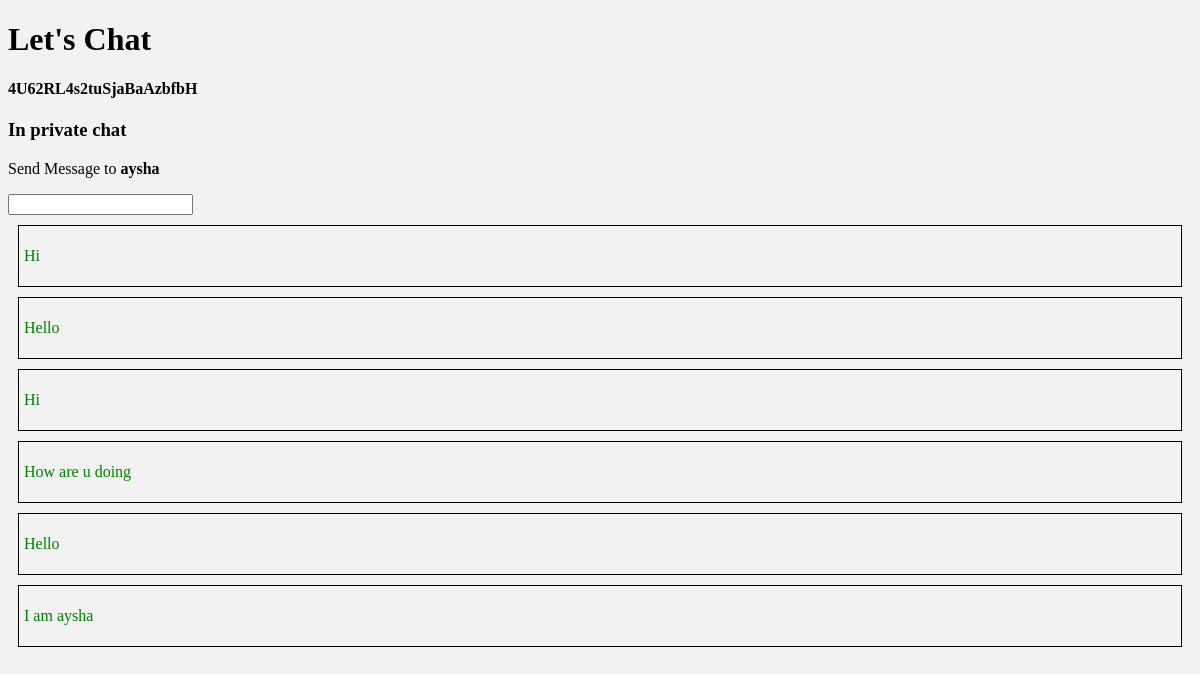
The app's page /chat/getchatroom/4U62RL4s2tuSjaBaAzbfbH with its own data.
### chat/models.py (models this page shows, shortened)
class ChatRoom(models.Model):
    chatUuid = ShortUUIDField(primary_key = True)
    user1 = models.ForeignKey(User,null=True,default=None,related_name='user1', on_delete=models.CASCADE)
    user2 = models.ForeignKey(User,null=True,default=None, related_name='user2', on_delete=models.CASCADE)

class Message(models.Model):
    time = models.DateTimeField(auto_now=True)
    chatRoom =  models.ForeignKey('ChatRoom', on_delete=models.CASCADE)
    sender = models.ForeignKey(User,null=True,default=None, on_delete=models.CASCADE)
    message = models.CharField(max_length=225)

### chat/views.py (the view)
# urls.py: path('getchatroom/<str:chatUuid>',views.getChatRoom, name='get_chatroom'),
def getChatRoom(request,chatUuid):
    obj = ChatRoom.objects.get(chatUuid = chatUuid)
    if obj.user1 != request.user:
        recvr = obj.user1
    elif obj.user2 != request.user:
        recvr = obj.user2
    chats = Message.objects.filter(chatRoom_id = chatUuid)
    print("chats: ",chats)
    context = {
        'obj':obj,
        'personobj' : recvr,
        'chats':chats
    }
    return render(request,'chat/chat.html',context)

### chat/templates/chat/chat.html (shortened to what this page needs)
{% extends 'chat/lobby.html' %}
{% block content %}
  <h4>{{obj.chatUuid}}</h4>
  <h3>In private chat</h3>
    <p>Send Message to <b>{{personobj.username}}</b></p>
    <form action = "." method='post'id="form">
      <input type="text" name="message" />
    </form>
  <div id = "messages">
    {% for message in chats %}
       {% if message.sender.id == request.user.id %}
          <div class="sent">
            <p class="message">{{message.message}}</p>
          </div>
        {% else%}
          <div class="received">
            <p class="message">{{message.message}}</p>
          </div>
        {% endif %}
    {% endfor %}
  </div>
{% endblock %}

### chat/static/chat/styles.css (style rules this page uses)
body { background-color: #f2f2f2; }
.received { color:green; border:0.5px solid black; margin:10px; padding:5px; }

### records on screen
ChatRoom: chatUuid "4U62RL4s2tuSjaBaAzbfbH"
Message: message "Hi"
Message: message "Hello"
Message: message "Hi"
Message: message "How are u doing"
Message: message "Hello"
Message: message "I am aysha"

### other values on screen
{{ personobj.username }} "aysha"
